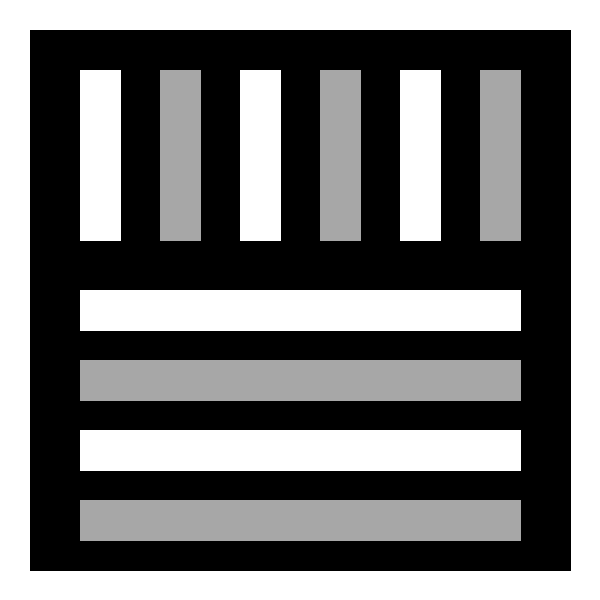
Frame 1 (no input)
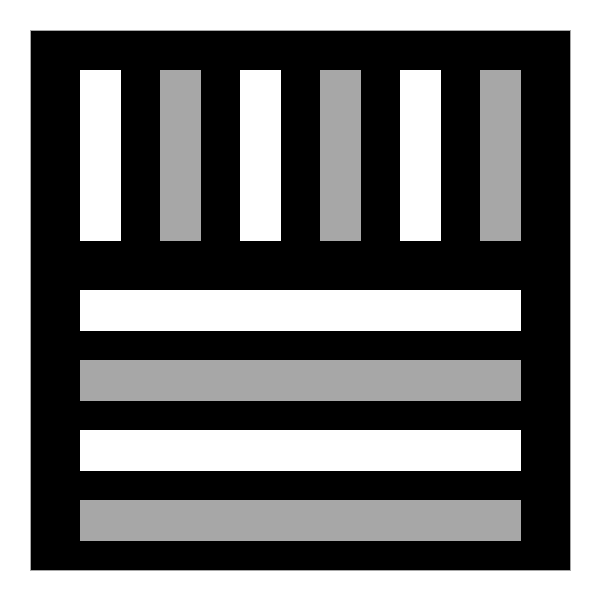
Frame 60 (the mouse pressed at the canvas centre just before this capture)
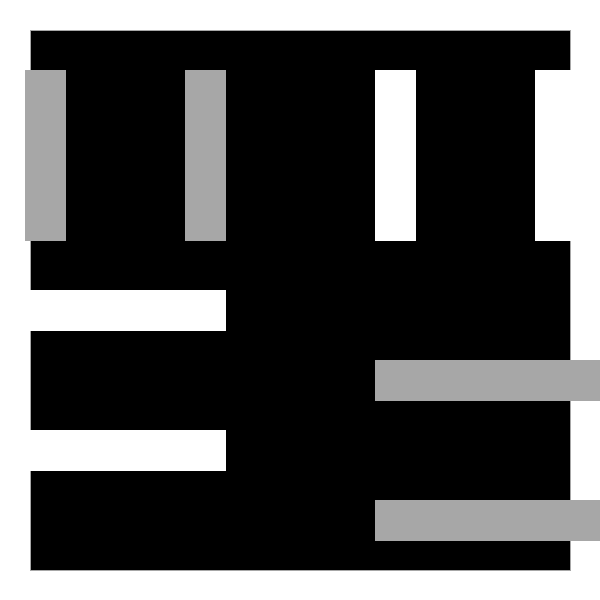
Frame 120 (the mouse held since frame 60 and released just before this capture)

The Processing sketch that drew these frames (run headless with seeded random() and noise(); from frame 60 on, the mouse is pressed at the canvas centre):

// Processing sketch: ISABEL_PINTO_PEreira
// ── ISABEL_PINTO_PEreira.pde
   //pressionar o rato para a animação 
   
   
float posRecX1= 80;
float _posRecX1 = posRecX1;
float X10= 80;
float _X10=X10;
float Y10= 40;
float X20=160;
float _X20=X20;
float X30=80;
float _X30= X30;
float X40=240;
float _X40= X40;
float X50= 80;
float _X50= X50;
float X60= 320;
float _X60= X60;
float X70= 80;
float _X70=X70;
float X80= 400;
float _X80=X80;
float X90= 480;
float _X90= X90;

boolean retornar = false;
boolean drawTime =false;

void setup(){
  size(600,600);
}

  void draw(){
    background(255);
   fill(0);
  rect(30,30,540,540);  
    

  fill(255);
  stroke(255);
  rect(_posRecX1,70,40,170);
  fill(167);
  stroke (167);
  rect(_X20,70,40,170);
  fill(255);
  stroke(255);
  rect(_X40,70,40,170);
  stroke (167);
  fill (167);
  rect(_X60,70,40,170);
  fill(255);
  stroke(255);
  rect(_X80,70,40,170);
  fill(167);
  stroke (167);
  rect(_X90,70,40,170);
  


stroke(255);
fill(255);
  rect(_X10,290,440,Y10);
fill(167);
stroke(167);
  rect(_X30,360,440,40);
stroke(255);
fill(255);
  rect(_X50,430,440,40);
stroke(167);
fill(167);
  rect(_X70,500,440,40);
 fill(0);
// noStroke();
//   rect(31,30,538,40);
 //   stroke(255);
//fill(255);
//    rect(0,0,600,30);


if(mousePressed && retornar==false)
{ 
  _posRecX1 = _posRecX1 +5;
  _X20-=5;
  _X40+=5;
  _X60-=5;
  _X80+=5;
  _X90-=5;

}
if(mousePressed && retornar==true && _posRecX1>=posRecX1) 
{
  _posRecX1 = _posRecX1-5;
  
  _X20+=5;
  _X40-=5;
  _X60+=5;
  _X80-=5;
  _X90+=5;

}

if(mousePressed)
{
_X10-=5;
_X30+=5;
_X50-=5;
_X70+=5;
}

if(mousePressed && drawTime ==true)
{
  //rect(_posRecX1,70,40,500);
}


if(_posRecX1>=480) {retornar = true;}
  
 if (_posRecX1<=posRecX1&& retornar==true) drawTime=true;
  }
